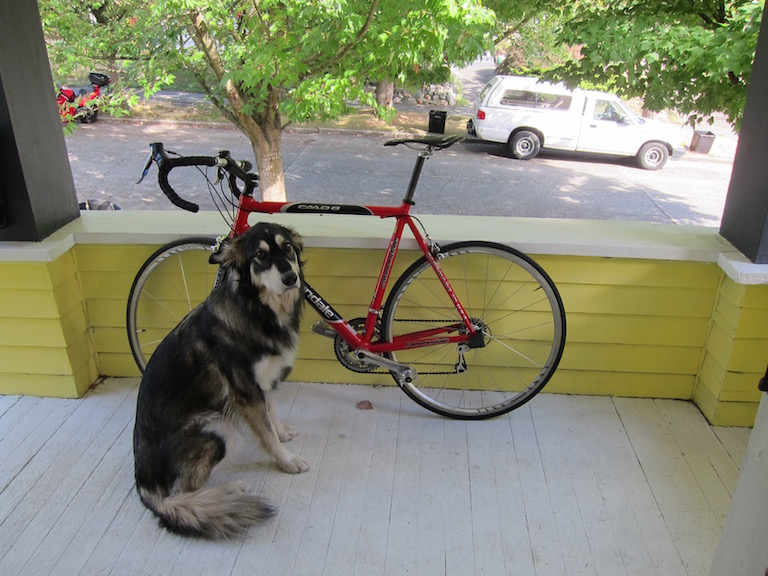
//> input picture testFiles/images/dog_bike_car.jpg, 768 x 576 px, given in place of the camera
$ ./main   (built with g++ and OpenCV 4)
//> lines starting //> are read from the running program, lines starting //| are printed output that depends on the picture; after the words box and inside, x2 and y2 are one past the last pixel; in counts of white or black regions, pixels touching at a corner belong together
#include <iostream>
#include <opencv2/videoio.hpp>
#include <opencv2/highgui.hpp>
#include <opencv2/imgproc.hpp>

int main()
{
    //// 1. Create mask control window with default HSV range to detect blue color
    auto const MASK_WINDOW = "Mask Settings";
    cv::namedWindow(MASK_WINDOW, cv::WindowFlags::WINDOW_AUTOSIZE);

    // HSV range to detect green color
    int minHue = 37, maxHue = 105;
    int minSat = 34, maxSat = 255;
    int minVal =  0, maxVal = 255;

    // Create trackbars in mask settings window
    cv::createTrackbar("Min Hue", MASK_WINDOW, &minHue, 179);
    cv::createTrackbar("Max Hue", MASK_WINDOW, &maxHue, 179);
    cv::createTrackbar("Min Sat", MASK_WINDOW, &minSat, 255);
    cv::createTrackbar("Max Sat", MASK_WINDOW, &maxSat, 255);
    cv::createTrackbar("Min Val", MASK_WINDOW, &minVal, 255);
    cv::createTrackbar("Max Val", MASK_WINDOW, &maxVal, 255);

    //// 2. Capture from default camera
    cv::VideoCapture videoCapture(0);

    while (true) {
        //// 3. Capture and convert video to HSV color space
        cv::Mat inputVideo;
        videoCapture.read(inputVideo);
//> inputVideo is the input picture: 576 rows x 768 cols, CV_8UC3; mean B, G, R 114.1, 135.7, 134.4
        cv::flip(inputVideo, inputVideo, 1);
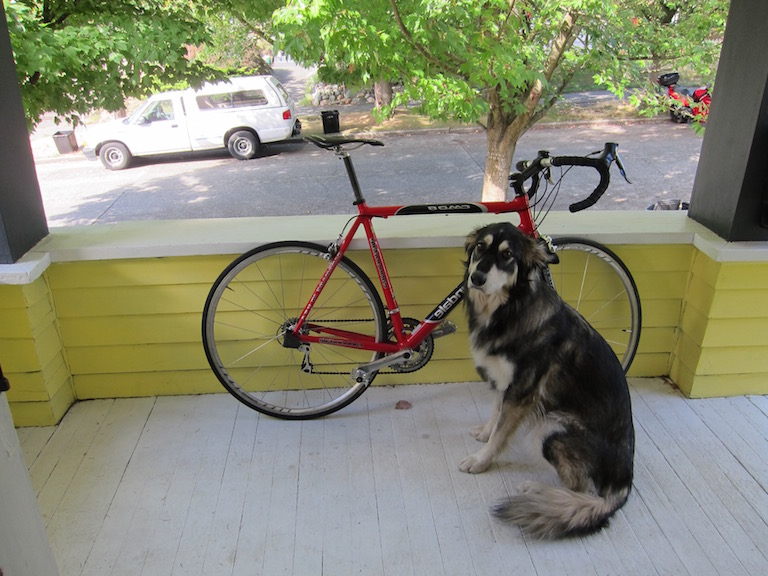
//> inputVideo: 576 rows x 768 cols, CV_8UC3; mean B, G, R 114.1, 135.7, 134.4
        cv::Mat inputVideoHSV;
        cv::cvtColor(inputVideo, inputVideoHSV, cv::COLOR_BGR2HSV);
//> inputVideoHSV: 576 rows x 768 cols, CV_8UC3; mean H, S, V 61.8, 62.6, 142.5

        //// 4. Create mask and result (masked) video
        cv::Mat mask;
        // params: input array, lower boundary array, upper boundary array, output array
        cv::inRange(
            inputVideoHSV,
            cv::Scalar(minHue, minSat, minVal),
            cv::Scalar(maxHue, maxSat, maxVal),
            mask
        );
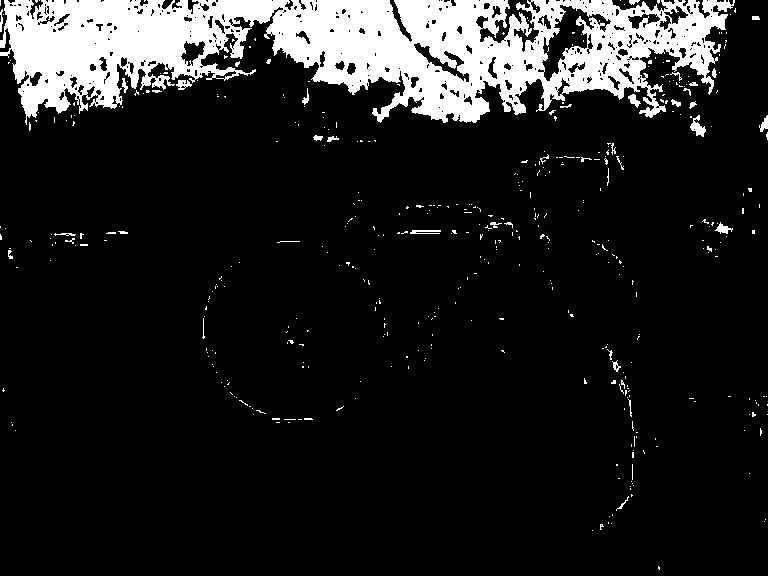
//> mask: 576 rows x 768 cols, CV_8UC1; 12.3% white; 449 white regions (410 under 20 px), largest, box (x1, y1, x2, y2) and area: (0, 0, 735, 125) 51380, (690, 115, 706, 137) 166, (715, 222, 733, 234) 98
        cv::Mat resultVideo;
        // params: src1	array, src2 array, output array, mask
        cv::bitwise_and(inputVideo, inputVideo, resultVideo, mask);
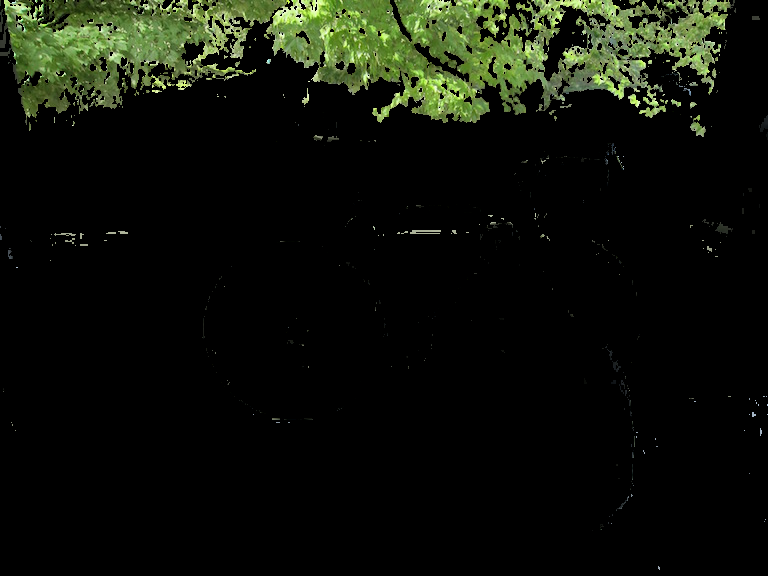
//> resultVideo: 576 rows x 768 cols, CV_8UC3; mean B, G, R 9.2, 17.5, 14

        //// 5. Show videos
        cv::imshow("Input Video", inputVideo);
        cv::imshow("Result (Masked) Video", resultVideo);
        // cv::imshow("Mask", mask);

        //// Wait for 'esc' (27) key press for 30ms. If pressed, end program.
        if (cv::waitKey(30) == 27) break;
//> the Esc key is pressed
    }
}
